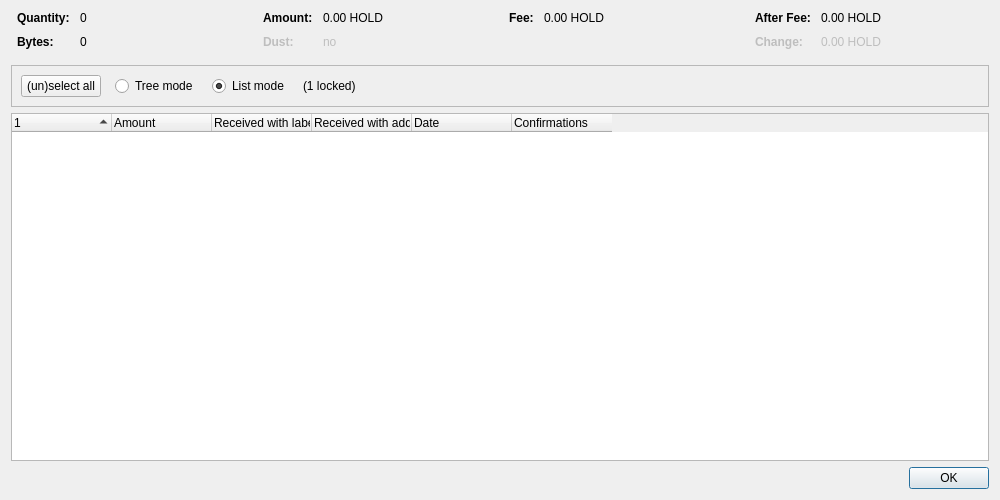
<?xml version="1.0" encoding="UTF-8"?>
<ui version="4.0">
 <class>CoinControlDialog</class>
 <widget class="QDialog" name="CoinControlDialog">
  <property name="geometry">
   <rect>
    <x>0</x>
    <y>0</y>
    <width>1000</width>
    <height>500</height>
   </rect>
  </property>
  <property name="windowTitle">
   <string>Coin Selection</string>
  </property>
  <layout class="QVBoxLayout" name="verticalLayout">
   <item>
    <layout class="QHBoxLayout" name="horizontalLayoutTop" stretch="0,0,0,0">
     <property name="topMargin">
      <number>0</number>
     </property>
     <property name="bottomMargin">
      <number>10</number>
     </property>
     <item>
      <layout class="QFormLayout" name="formLayoutCoinControl1">
       <property name="horizontalSpacing">
        <number>10</number>
       </property>
       <property name="verticalSpacing">
        <number>10</number>
       </property>
       <property name="leftMargin">
        <number>6</number>
       </property>
       <property name="rightMargin">
        <number>6</number>
       </property>
       <item row="0" column="0">
        <widget class="QLabel" name="labelCoinControlQuantityText">
         <property name="font">
          <font>
           <weight>75</weight>
           <bold>true</bold>
          </font>
         </property>
         <property name="text">
          <string>Quantity:</string>
         </property>
        </widget>
       </item>
       <item row="0" column="1">
        <widget class="QLabel" name="labelCoinControlQuantity">
         <property name="cursor">
          <cursorShape>IBeamCursor</cursorShape>
         </property>
         <property name="contextMenuPolicy">
          <enum>Qt::ActionsContextMenu</enum>
         </property>
         <property name="text">
          <string notr="true">0</string>
         </property>
         <property name="textInteractionFlags">
          <set>Qt::LinksAccessibleByMouse|Qt::TextSelectableByKeyboard|Qt::TextSelectableByMouse</set>
         </property>
        </widget>
       </item>
       <item row="1" column="0">
        <widget class="QLabel" name="labelCoinControlBytesText">
         <property name="font">
          <font>
           <weight>75</weight>
           <bold>true</bold>
          </font>
         </property>
         <property name="text">
          <string>Bytes:</string>
         </property>
        </widget>
       </item>
       <item row="1" column="1">
        <widget class="QLabel" name="labelCoinControlBytes">
         <property name="cursor">
          <cursorShape>IBeamCursor</cursorShape>
         </property>
         <property name="contextMenuPolicy">
          <enum>Qt::ActionsContextMenu</enum>
         </property>
         <property name="text">
          <string notr="true">0</string>
         </property>
         <property name="textInteractionFlags">
          <set>Qt::LinksAccessibleByMouse|Qt::TextSelectableByKeyboard|Qt::TextSelectableByMouse</set>
         </property>
        </widget>
       </item>
      </layout>
     </item>
     <item>
      <layout class="QFormLayout" name="formLayoutCoinControl2">
       <property name="horizontalSpacing">
        <number>10</number>
       </property>
       <property name="verticalSpacing">
        <number>10</number>
       </property>
       <property name="leftMargin">
        <number>6</number>
       </property>
       <property name="rightMargin">
        <number>6</number>
       </property>
       <item row="0" column="0">
        <widget class="QLabel" name="labelCoinControlAmountText">
         <property name="font">
          <font>
           <weight>75</weight>
           <bold>true</bold>
          </font>
         </property>
         <property name="text">
          <string>Amount:</string>
         </property>
        </widget>
       </item>
       <item row="0" column="1">
        <widget class="QLabel" name="labelCoinControlAmount">
         <property name="cursor">
          <cursorShape>IBeamCursor</cursorShape>
         </property>
         <property name="contextMenuPolicy">
          <enum>Qt::ActionsContextMenu</enum>
         </property>
         <property name="text">
          <string notr="true">0.00 HOLD</string>
         </property>
         <property name="textInteractionFlags">
          <set>Qt::LinksAccessibleByMouse|Qt::TextSelectableByKeyboard|Qt::TextSelectableByMouse</set>
         </property>
        </widget>
       </item>
       <item row="1" column="0">
        <widget class="QLabel" name="labelCoinControlLowOutputText">
         <property name="enabled">
          <bool>false</bool>
         </property>
         <property name="font">
          <font>
           <weight>75</weight>
           <bold>true</bold>
          </font>
         </property>
         <property name="text">
          <string>Dust:</string>
         </property>
        </widget>
       </item>
       <item row="1" column="1">
        <widget class="QLabel" name="labelCoinControlLowOutput">
         <property name="enabled">
          <bool>false</bool>
         </property>
         <property name="cursor">
          <cursorShape>IBeamCursor</cursorShape>
         </property>
         <property name="contextMenuPolicy">
          <enum>Qt::ActionsContextMenu</enum>
         </property>
         <property name="text">
          <string notr="true">no</string>
         </property>
         <property name="textInteractionFlags">
          <set>Qt::LinksAccessibleByMouse|Qt::TextSelectableByKeyboard|Qt::TextSelectableByMouse</set>
         </property>
        </widget>
       </item>
      </layout>
     </item>
     <item>
      <layout class="QFormLayout" name="formLayoutCoinControl3">
       <property name="horizontalSpacing">
        <number>10</number>
       </property>
       <property name="verticalSpacing">
        <number>10</number>
       </property>
       <property name="leftMargin">
        <number>6</number>
       </property>
       <property name="rightMargin">
        <number>6</number>
       </property>
       <item row="0" column="0">
        <widget class="QLabel" name="labelCoinControlFeeText">
         <property name="font">
          <font>
           <weight>75</weight>
           <bold>true</bold>
          </font>
         </property>
         <property name="text">
          <string>Fee:</string>
         </property>
        </widget>
       </item>
       <item row="0" column="1">
        <widget class="QLabel" name="labelCoinControlFee">
         <property name="cursor">
          <cursorShape>IBeamCursor</cursorShape>
         </property>
         <property name="contextMenuPolicy">
          <enum>Qt::ActionsContextMenu</enum>
         </property>
         <property name="text">
          <string notr="true">0.00 HOLD</string>
         </property>
         <property name="textInteractionFlags">
          <set>Qt::LinksAccessibleByMouse|Qt::TextSelectableByKeyboard|Qt::TextSelectableByMouse</set>
         </property>
        </widget>
       </item>
      </layout>
     </item>
     <item>
      <layout class="QFormLayout" name="formLayoutCoinControl4">
       <property name="horizontalSpacing">
        <number>10</number>
       </property>
       <property name="verticalSpacing">
        <number>10</number>
       </property>
       <property name="leftMargin">
        <number>6</number>
       </property>
       <property name="rightMargin">
        <number>6</number>
       </property>
       <item row="0" column="0">
        <widget class="QLabel" name="labelCoinControlAfterFeeText">
         <property name="font">
          <font>
           <weight>75</weight>
           <bold>true</bold>
          </font>
         </property>
         <property name="text">
          <string>After Fee:</string>
         </property>
        </widget>
       </item>
       <item row="0" column="1">
        <widget class="QLabel" name="labelCoinControlAfterFee">
         <property name="cursor">
          <cursorShape>IBeamCursor</cursorShape>
         </property>
         <property name="contextMenuPolicy">
          <enum>Qt::ActionsContextMenu</enum>
         </property>
         <property name="text">
          <string notr="true">0.00 HOLD</string>
         </property>
         <property name="textInteractionFlags">
          <set>Qt::LinksAccessibleByMouse|Qt::TextSelectableByKeyboard|Qt::TextSelectableByMouse</set>
         </property>
        </widget>
       </item>
       <item row="1" column="0">
        <widget class="QLabel" name="labelCoinControlChangeText">
         <property name="enabled">
          <bool>false</bool>
         </property>
         <property name="font">
          <font>
           <weight>75</weight>
           <bold>true</bold>
          </font>
         </property>
         <property name="text">
          <string>Change:</string>
         </property>
        </widget>
       </item>
       <item row="1" column="1">
        <widget class="QLabel" name="labelCoinControlChange">
         <property name="enabled">
          <bool>false</bool>
         </property>
         <property name="cursor">
          <cursorShape>IBeamCursor</cursorShape>
         </property>
         <property name="contextMenuPolicy">
          <enum>Qt::ActionsContextMenu</enum>
         </property>
         <property name="text">
          <string notr="true">0.00 HOLD</string>
         </property>
         <property name="textInteractionFlags">
          <set>Qt::LinksAccessibleByMouse|Qt::TextSelectableByKeyboard|Qt::TextSelectableByMouse</set>
         </property>
        </widget>
       </item>
      </layout>
     </item>
    </layout>
   </item>
   <item>
    <widget class="QFrame" name="frame">
     <property name="minimumSize">
      <size>
       <width>0</width>
       <height>40</height>
      </size>
     </property>
     <property name="frameShape">
      <enum>QFrame::StyledPanel</enum>
     </property>
     <property name="frameShadow">
      <enum>QFrame::Sunken</enum>
     </property>
     <layout class="QHBoxLayout" name="horizontalLayout">
      <item>
       <layout class="QHBoxLayout" name="horizontalLayoutPanel" stretch="0,0,0,0,0">
        <property name="spacing">
         <number>14</number>
        </property>
        <item>
         <widget class="QPushButton" name="pushButtonSelectAll">
          <property name="sizePolicy">
           <sizepolicy hsizetype="Maximum" vsizetype="Fixed">
            <horstretch>0</horstretch>
            <verstretch>0</verstretch>
           </sizepolicy>
          </property>
          <property name="text">
           <string>(un)select all</string>
          </property>
          <property name="autoDefault">
           <bool>false</bool>
          </property>
         </widget>
        </item>
        <item>
         <widget class="QRadioButton" name="radioTreeMode">
          <property name="sizePolicy">
           <sizepolicy hsizetype="Maximum" vsizetype="Fixed">
            <horstretch>0</horstretch>
            <verstretch>0</verstretch>
           </sizepolicy>
          </property>
          <property name="text">
           <string>Tree mode</string>
          </property>
         </widget>
        </item>
        <item>
         <widget class="QRadioButton" name="radioListMode">
          <property name="sizePolicy">
           <sizepolicy hsizetype="Maximum" vsizetype="Fixed">
            <horstretch>0</horstretch>
            <verstretch>0</verstretch>
           </sizepolicy>
          </property>
          <property name="text">
           <string>List mode</string>
          </property>
          <property name="checked">
           <bool>true</bool>
          </property>
         </widget>
        </item>
        <item>
         <widget class="QLabel" name="labelLocked">
          <property name="text">
           <string notr="true">(1 locked)</string>
          </property>
         </widget>
        </item>
        <item>
         <spacer name="horizontalSpacer">
          <property name="orientation">
           <enum>Qt::Horizontal</enum>
          </property>
          <property name="sizeHint" stdset="0">
           <size>
            <width>40</width>
            <height>20</height>
           </size>
          </property>
         </spacer>
        </item>
       </layout>
      </item>
     </layout>
    </widget>
   </item>
   <item>
    <widget class="CoinControlTreeWidget" name="treeWidget">
     <property name="contextMenuPolicy">
      <enum>Qt::CustomContextMenu</enum>
     </property>
     <property name="sortingEnabled">
      <bool>false</bool>
     </property>
     <property name="columnCount">
      <number>6</number>
     </property>
     <attribute name="headerShowSortIndicator" stdset="0">
      <bool>true</bool>
     </attribute>
     <attribute name="headerStretchLastSection">
      <bool>false</bool>
     </attribute>
     <column>
      <property name="text">
       <string/>
      </property>
     </column>
     <column>
      <property name="text">
       <string>Amount</string>
      </property>
     </column>
     <column>
      <property name="text">
       <string>Received with label</string>
      </property>
     </column>
     <column>
      <property name="text">
       <string>Received with address</string>
      </property>
     </column>
     <column>
      <property name="text">
       <string>Date</string>
      </property>
     </column>
     <column>
      <property name="text">
       <string>Confirmations</string>
      </property>
      <property name="toolTip">
       <string>Confirmed</string>
      </property>
     </column>
     <column>
      <property name="text">
       <string/>
      </property>
     </column>
     <column>
      <property name="text">
       <string/>
      </property>
     </column>
     <column>
      <property name="text">
       <string/>
      </property>
     </column>
     <column>
      <property name="text">
       <string/>
      </property>
     </column>
    </widget>
   </item>
   <item>
    <widget class="QDialogButtonBox" name="buttonBox">
     <property name="orientation">
      <enum>Qt::Horizontal</enum>
     </property>
     <property name="standardButtons">
      <set>QDialogButtonBox::Ok</set>
     </property>
    </widget>
   </item>
  </layout>
 </widget>
 <customwidgets>
  <customwidget>
   <class>CoinControlTreeWidget</class>
   <extends>QTreeWidget</extends>
   <header>qt/coincontroltreewidget.h</header>
  </customwidget>
 </customwidgets>
 <resources/>
 <connections/>
</ui>
